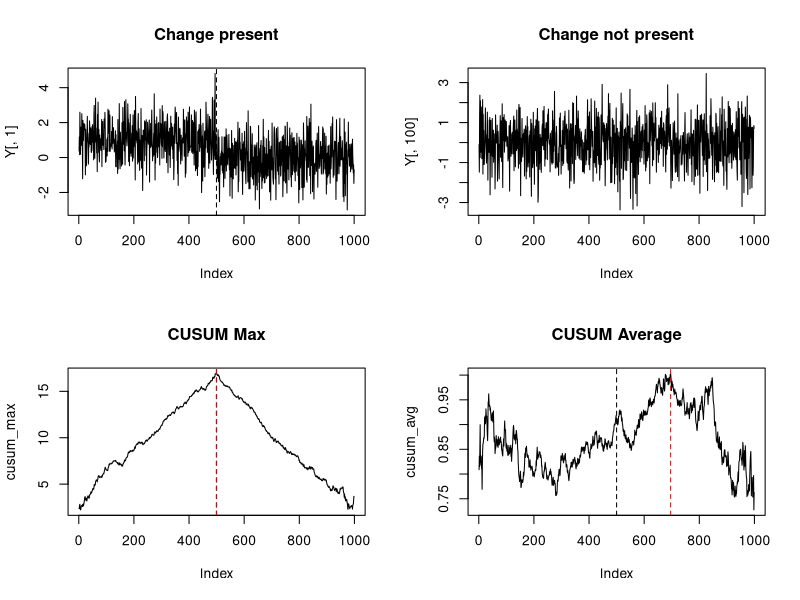
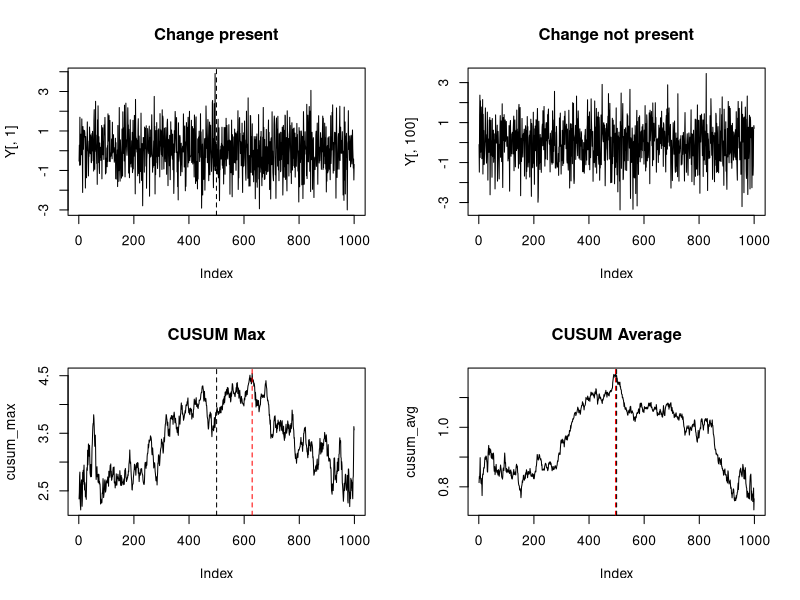
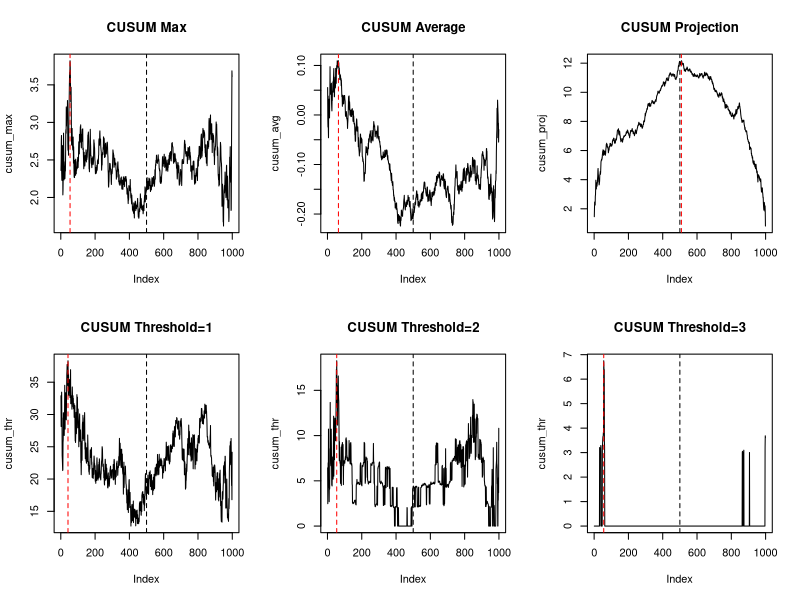

Generate these figures, in order, with R:
cusum = function(x, abs=TRUE){
  T = length(x)
  if(abs==FALSE){
    res = rep(NA,T-1)
    for (t in 1:T-1){
      res[t] = sqrt(t*(T-t)/T)*abs(mean(x[1:t]) - mean(x[-(1:t)]))
    }
  } else {
    res = rep(NA,T-1)
    for(t in 1:T-1){
      res[t] = sqrt(t*(T-t)/T)*(mean(x[-(1:t)]) - mean(x[1:t]))
    }
  }
  return(res)
}

set.seed(1)
Y = matrix(rnorm(1000*100),1000,100)
Y[1:500,1] = Y[1:500,1] + 1
out = apply(Y,2,function(x){return(cusum(x,abs=FALSE))})
cusum_max = apply(out,1,max)
cusum_avg = apply(out,1,mean)
pdf("example1.pdf", 8, 6)
par(mfrow=c(2,2))
plot(Y[,1],type="l", main="Change present")
abline(v=500, lty=2)
plot(Y[,100],type="l", main="Change not present")
plot(cusum_max, type="l", main="CUSUM Max")
abline(v=500, lty=2)
abline(v=which.max(cusum_max), lty=2, col="red")
plot(cusum_avg, type="l", main="CUSUM Average")
abline(v=500, lty=2)
abline(v=which.max(cusum_avg), lty=2, col="red")
dev.off()

set.seed(1)
Y = matrix(rnorm(1000*100),1000,100)
Y[1:500,1:50] = Y[1:500,1:50] + 0.1
out = apply(Y,2,function(x){return(cusum(x,abs=FALSE))})
cusum_max = apply(out,1,max)
cusum_avg = apply(out,1,mean)
pdf("example2.pdf",8,6)
par(mfrow=c(2,2))
plot(Y[,1],type="l", main="Change present")
abline(v=500, lty=2)
plot(Y[,100],type="l", main="Change not present")
plot(cusum_max, type="l", main="CUSUM Max")
abline(v=500, lty=2)
abline(v=which.max(cusum_max), lty=2, col="red")
plot(cusum_avg, type="l", main="CUSUM Average")
abline(v=500, lty=2)
abline(v=which.max(cusum_avg), lty=2, col="red")
dev.off()

set.seed(1)
Y = matrix(rnorm(1000*100),1000,100)
Y[1:500,1:5] = Y[1:500,1:5] + 0.2
out = apply(Y,2,cusum)
cusum_max = apply(out,1,max)
cusum_avg = apply(out,1,mean)
SVD = svd(out, nu=1, nv=1)
a = SVD$v
cusum_proj = cusum(Y %*% a, abs=FALSE)

pdf("example3.pdf",12.6)
par(mfrow=c(2,3))
plot(cusum_max,type="l", main="CUSUM Max")
abline(v=500, lty=2)
abline(v=which.max(cusum_max), lty=2, col="red")
plot(cusum_avg,type="l", main="CUSUM Average")
abline(v=500, lty=2)
abline(v=which.max(cusum_avg), lty=2, col="red")
plot(cusum_proj,type="l", main="CUSUM Projection")
abline(v=500, lty=2)
abline(v=which.max(cusum_proj), lty=2, col="red")

for(thres in 1:3){
  sum_thr = function(x){
    sum(x*(x > thres))
  }
  cusum_thr = apply(out,1,sum_thr)
  plot(cusum_thr,type="l", main=paste0("CUSUM Threshold=",thres))
  abline(v=500, lty=2)
  abline(v=which.max(cusum_thr), lty=2, col="red")
}
dev.off()